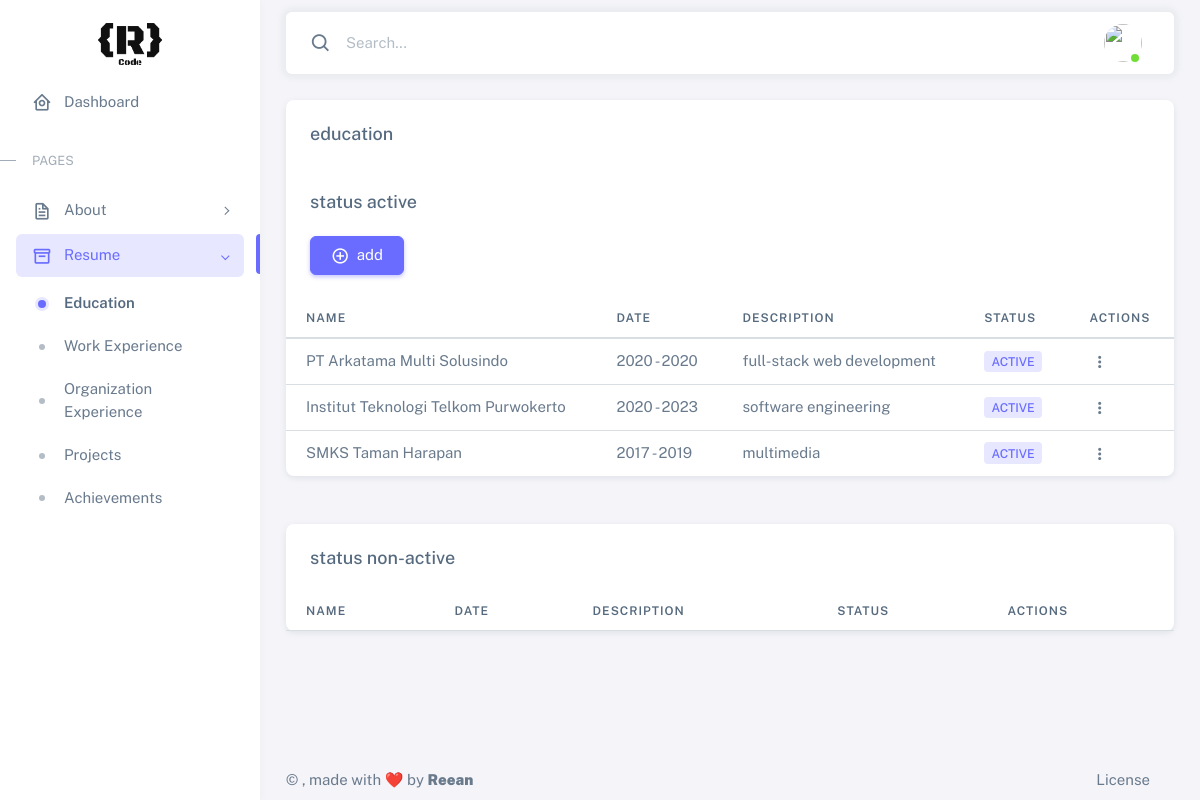
The page /index.php/admin/pages/education on the database its author committed.
### tables this page shows
CREATE TABLE `education` (
  `ideducation` int NOT NULL AUTO_INCREMENT,
  `idprofile` int DEFAULT NULL,
  `name` varchar(100) DEFAULT NULL,
  `date_start` date DEFAULT NULL,
  `date_end` date DEFAULT NULL,
  `description` longtext,
  `status` enum('active','nonactive') DEFAULT NULL,
  PRIMARY KEY (`ideducation`),
  KEY `education_FK` (`idprofile`),
  CONSTRAINT `education_FK` FOREIGN KEY (`idprofile`) REFERENCES `profile` (`idprofile`) ON DELETE CASCADE ON UPDATE CASCADE
);

### application/controllers/admin/pages/Education.php (called while the page is built, shortened)
<?php defined( 'BASEPATH' ) or exit( 'No direct script access allowed' );
class Education extends CI_Controller {
    protected $dashboardBody = 'admin/dashboard';
    private $dashboardPartials = [
        'head'   => 'admin/_partials/head',
        'aside'  => 'admin/_partials/aside',
        'navbar' => 'admin/_partials/navbar',
        'footer' => 'admin/_partials/footer',
    ];
    public function __construct() {
        $this->load->model( 'Profile_model', 'profile' );
        $this->load->model( 'Education_model', 'education' );
    }
    public function index() {
        $getId = $this->session->userdata( 'idaccounts' );
        $data = [
            'user'    => $this->profile->getProfile( $getId ),
            'title' => 'Education',
            'educationActive'   => $this->education->getActive(),
            'educationNonActive' => $this->education->getNonActive(),
            'content' => 'admin/dashboard/pages/resume/education',
        ];
        $this->load->view($this->dashboardBody, $this->dashboardPartials + $data);
    }
}
?>

### index.php (called while the page is built, shortened)
<?php
require_once BASEPATH.'core/CodeIgniter.php';

### application/models/Profile_model.php (called while the page is built, shortened)
<?php defined('BASEPATH') OR exit('No direct script access allowed');
class Profile_model extends CI_Model {
    public function getProfile( $idProfile )
    {
        $this->db->select( '*' );
        $this->db->from( 'profile' );
        $this->db->join( 'accounts', 'accounts.idaccounts = profile.idaccounts' );
        $this->db->where( 'idprofile', $idProfile );
        $result = $this->db->get()->row_array();
        return $result;
    }
}

### application/models/Education_model.php (called while the page is built, shortened)
<?php defined( 'BASEPATH' ) or exit( 'No direct script access allowed' );
class Education_model extends CI_Model
{
    public function getActive()
    {
        $this->db->select( 'ideducation, name, date_start, date_end, description, status' );
        $this->db->from( 'education' );
        $this->db->where( 'status', 'active' );
        $this->db->order_by( 'ideducation', 'desc' );
        return $this->db->get()->result_array();
    }
    public function getNonActive()
    {
        $this->db->select( 'ideducation, name, date_start, date_end, description, status' );
        $this->db->from( 'education' );
        $this->db->where( 'status', 'nonactive' );
        $this->db->order_by( 'ideducation', 'desc' );
        return $this->db->get()->result_array();
    }
}
?>

### application/views/admin/dashboard/pages/resume/education.php (the view, shortened to what this page needs)
<div class="card">
    <h5 class="card-header">education</h5>
    <h5 class="card-header">status active</h5>
    <div class="card-body">
        <button type="button" class="btn btn-primary"
            onclick="location.href='<?= site_url( 'admin/pages/education/add' ) ?>';">
            <span class="tf-icons bx bx-plus-circle"></span>&nbsp; add </button>
    </div>
    <div class="table-responsive text-nowrap">
        <table class="table table-hover">
            <thead>
                <tr>
                    <th>name</th>
                    <th>date</th>
                    <th>description</th>
                    <th>Status</th>
                    <th>Actions</th>
                </tr>
            </thead>
            <tbody class="table-border-bottom-0">
                <?php foreach ( $educationActive as $a ): ?>
                    <tr>
                        <td>
                            <?= $a['name'] ?>
                        </td>
                        <td>
                            <?= date( 'Y', strtotime( $a[ 'date_start' ] ) ) . ' - ' . date( 'Y', strtotime( $a[ 'date_end' ] ) ) ?>
                        </td>
                        <td>
                            <?= $a['description'] ?>
                        </td>
                        <td>
                            <?php if ( $a[ 'status' ] == 'active' ): ?>
                                <?php $badge_success = 'badge bg-label-primary me-1';
                                $badge         = $badge_success;
                                ?>
                            <?php else: ?>
                                <?php $badge_warning = 'badge bg-label-danger me-1';
                                $badge         = $badge_warning ?>
                            <?php endif ?>
                            <span class="<?= $badge ?>">
                                <?= $a[ 'status' ] ?>
                            </span>
                        <td>
                            <div class="dropdown">
                                <button type="button" class="btn p-0 dropdown-toggle hide-arrow" data-bs-toggle="dropdown">
                                    <i class="bx bx-dots-vertical-rounded"></i>
                                </button>
                            </div>
                        </td>
                    </tr>
                <?php endforeach ?>
            </tbody>
        </table>
    </div>
</div>
<div class="card mt-5">
    <h5 class="card-header">status non-active</h5>
    <div class="table-responsive text-nowrap">
        <table class="table table-hover">
            <thead>
                <tr>
                    <th>name</th>
                    <th>date</th>
                    <th>description</th>
                    <th>Status</th>
                    <th>Actions</th>
                </tr>
            </thead>
        </table>
    </div>
</div>

### rows shown on the page
education: name "PT Arkatama Multi Solusindo", date_start "2020", date_end "2020", description "full-stack web development", status "ACTIVE"
education: name "Institut Teknologi Telkom Purwokerto", date_start "2020", date_end "2023", description "software engineering", status "ACTIVE"
education: name "SMKS Taman Harapan", date_start "2017", date_end "2019", description "multimedia", status "ACTIVE"
